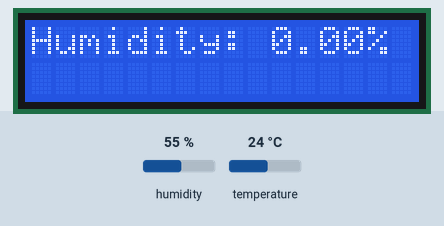
Bench run of a program on a simulated ESP32. Shown: 16×2 character LCD. The test bench sets the inputs (shaded band); at power-on: humidity 55 %, temperature 24 °C. WiFi joins after 1.5 s; servers stay silent unless stated; what the program prints to the serial monitor is not drawn.

Above: at 1.2 s.
1.3 s: humidity set to 22 %
At 10.2 s:
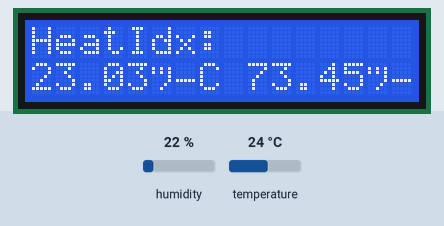
10.6 s: temperature set to 12 °C
At 16.0 s:
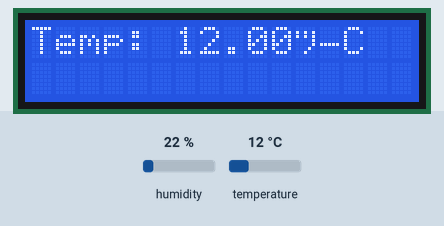
19.7 s: humidity set to 40 %
At 22.2 s:
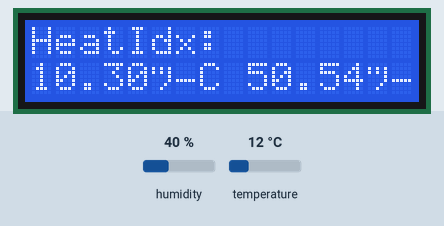
25.7 s: temperature set to 19 °C
At 30.9 s:
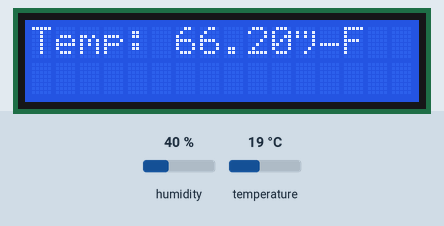
Timing chart, 0 to 32.4 s (numbered marks = the images above; inputs shaded):
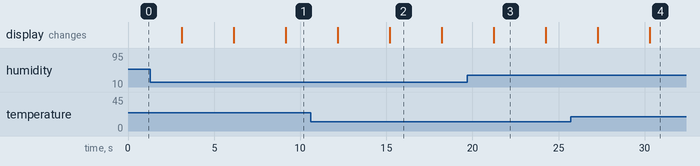

The program:

main.cpp
```cpp
#include <Arduino.h>
#include "DHT.h"
#include <Wire.h>
#include <LiquidCrystal_I2C.h>
#include <WiFi.h>
#include <ESPAsyncWebServer.h>

#define DHTPIN 4
#define DHTTYPE DHT11

DHT dht(DHTPIN, DHTTYPE);

int lcdColumns = 16;
int lcdRows = 2;
LiquidCrystal_I2C lcd(0x3F, lcdColumns, lcdRows);

const char *ssid = "wifinamehere";         // Your Wi-Fi SSID
const char *password = "wifipasswordhere"; // Your Wi-Fi password

AsyncWebServer server(80);
TaskHandle_t wifiTaskHandle = NULL;
TaskHandle_t sensorTaskHandle = NULL;
TaskHandle_t lcdTaskHandle = NULL;

struct SensorData
{
  float humidity;
  float temperatureC;
  float temperatureF;
  float heatIndexC;
  float heatIndexF;
};

SensorData sensorData;

void wifiTask(void *parameter)
{
  WiFi.begin(ssid, password);

  while (WiFi.status() != WL_CONNECTED)
  {
    delay(1000);
    Serial.println("Connecting to Wi-Fi...");
  }

  Serial.println("Connected to Wi-Fi");
  Serial.print("IP Address: ");
  Serial.println(WiFi.localIP());

  server.on("/data", HTTP_GET, [](AsyncWebServerRequest *request)
            {
              String jsonResponse = "{\"humidity\": " + String(sensorData.humidity) +
                                    ", \"temperatureC\": " + String(sensorData.temperatureC) +
                                    ", \"temperatureF\": " + String(sensorData.temperatureF) +
                                    ", \"heatIndexC\": " + String(sensorData.heatIndexC) +
                                    ", \"heatIndexF\": " + String(sensorData.heatIndexF) +
                                    "}";
              request->send(200, "application/json", jsonResponse); });

  server.begin();
  vTaskDelete(NULL);
}

void sensorTask(void *parameter)
{
  while (true)
  {
    sensorData.humidity = dht.readHumidity();
    sensorData.temperatureC = dht.readTemperature();
    sensorData.temperatureF = dht.readTemperature(true);

    if (isnan(sensorData.humidity) || isnan(sensorData.temperatureC) || isnan(sensorData.temperatureF))
    {
      sensorData.humidity = -1;
      sensorData.temperatureC = -1;
      sensorData.temperatureF = -1;
    }
    else
    {
      sensorData.heatIndexC = dht.computeHeatIndex(sensorData.temperatureC, sensorData.humidity, false);
      sensorData.heatIndexF = dht.computeHeatIndex(sensorData.temperatureF, sensorData.humidity);
    }

    vTaskDelay(5000 / portTICK_PERIOD_MS);
  }
}

void lcdTask(void *parameter)
{
  while (true)
  {
    lcd.clear();
    lcd.setCursor(0, 0);
    if (sensorData.humidity == -1)
    {
      lcd.print("Sensor Error!");
    }
    else
    {
      lcd.print("Humidity: ");
      lcd.print(sensorData.humidity);
      lcd.print("%");
    }
    vTaskDelay(3000 / portTICK_PERIOD_MS);

    lcd.clear();
    lcd.setCursor(0, 0);
    if (sensorData.temperatureC == -1)
    {
      lcd.print("Sensor Error!");
    }
    else
    {
      lcd.print("Temp: ");
      lcd.print(sensorData.temperatureC);
      lcd.print("°C");
    }
    vTaskDelay(3000 / portTICK_PERIOD_MS);

    lcd.clear();
    lcd.setCursor(0, 0);
    if (sensorData.temperatureF == -1)
    {
      lcd.print("Sensor Error!");
    }
    else
    {
      lcd.print("Temp: ");
      lcd.print(sensorData.temperatureF);
      lcd.print("°F");
    }
    vTaskDelay(3000 / portTICK_PERIOD_MS);

    lcd.clear();
    lcd.setCursor(0, 0);
    if (sensorData.heatIndexC == -1)
    {
      lcd.print("Sensor Error!");
    }
    else
    {
      lcd.print("HeatIdx: ");
      lcd.setCursor(0, 1);
      lcd.print(sensorData.heatIndexC);
      lcd.print("°C ");
      lcd.print(sensorData.heatIndexF);
      lcd.print("°F");
    }
    vTaskDelay(3000 / portTICK_PERIOD_MS);
  }
}

void setup()
{
  Serial.begin(115200);
  Serial.println(F("DHTxx test!"));

  dht.begin();
  lcd.init();
  lcd.backlight();

  xTaskCreate(wifiTask, "WiFi Task", 4096, NULL, 1, &wifiTaskHandle);
  xTaskCreate(sensorTask, "Sensor Task", 4096, NULL, 1, &sensorTaskHandle);
  xTaskCreate(lcdTask, "LCD Task", 4096, NULL, 1, &lcdTaskHandle);
}

void loop()
{
  if (WiFi.status() != WL_CONNECTED)
  {
    Serial.println("Wi-Fi Disconnected! Reconnecting...");
    WiFi.reconnect();
    delay(5000);
  }
  else
  {
    delay(5000);
    Serial.println("Wi-Fi is connected!");
  }
}
```

screenMemoryAddress.cpp
```cpp
/*#include <Arduino.h>
#include <Wire.h>

void setup()
{
    Wire.begin();
    Serial.begin(115200);
    Serial.println("\nI2C Scanner");
}

void loop()
{
    byte error, address;
    int nDevices;
    Serial.println("Scanning...");
    nDevices = 0;
    for (address = 1; address < 127; address++)
    {
        Wire.beginTransmission(address);
        error = Wire.endTransmission();
        if (error == 0)
        {
            Serial.print("I2C device found at address 0x");
            if (address < 16)
            {
                Serial.print("0");
            }
            Serial.println(address, HEX);
            nDevices++;
        }
        else if (error == 4)
        {
            Serial.print("Unknown error at address 0x");
            if (address < 16)
            {
                Serial.print("0");
            }
            Serial.println(address, HEX);
        }
    }
    if (nDevices == 0)
    {
        Serial.println("No I2C devices found\n");
    }
    else
    {
        Serial.println("done\n");
    }
    delay(5000);
}*/
```

wifiTest.cpp
```cpp
/*#include <Arduino.h>
#include <WiFi.h>

// Replace these with your actual Wi-Fi credentials
const char *ssid = "";        // Wi-Fi SSID
const char *password = ""; // Wi-Fi Password

void wifiTask(void *parameter)
{
    // Start the Wi-Fi connection
    WiFi.begin(ssid, password);

    // Wait for the Wi-Fi connection to establish
    while (WiFi.status() != WL_CONNECTED)
    {
        delay(1000);
        Serial.println("Connecting to Wi-Fi...");
    }

    // Once connected, print the IP address to the Serial Monitorq
    Serial.println("Connected to Wi-Fi");
    Serial.print("IP Address: ");
    Serial.println(WiFi.localIP()); // This is where you get the IP address
}

void setup()
{
    // Start Serial communication
    Serial.begin(115200);
    Serial.println("ESP32 WiFi Connection Example");

    // Create the WiFi task (use FreeRTOS task if needed)
    xTaskCreate(wifiTask, "WiFi Task", 4096, NULL, 1, NULL);
}

void loop()
{
    // Empty loop since Wi-Fi task is handled by FreeRTOS task
}*/
```

Measured:
- what the display in image 2 shows lasts 3.0 s, from 15.2 s to 18.2 s
